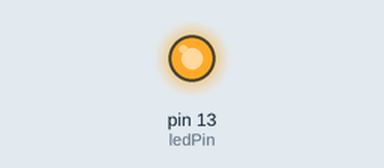
Simulated run of this sketch. Board: Arduino Uno, built with avr-gcc and run on an emulated ATmega328P. Parts: output pins drawn as LEDs (lit = HIGH). Random numbers use the default seed unless the sketch sets one.

Above: at 0.1 s.
At 38.2 s:
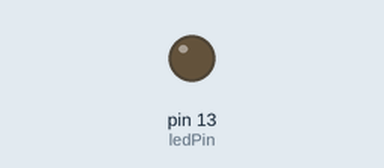
Timing chart, 0 to 39.7 s (numbered marks = the images above):
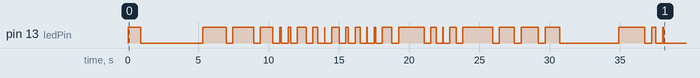

The sketch:

flicker.ino
```cpp
int ledPin = 13;

// Variables relevant to the battery
int battery = 255;
volatile boolean usingBattery = true;

// These are lookup tables for flickers
byte dipTable1[32];
int dipFrame1 = -1;
byte dipTable2[256];
int dipFrame2 = -1;

// These are used to keep timing
long frame = 0;
unsigned long lastMilli;

// These are lookup tables for blackout
volatile int blackoutFrame = 256;
byte boTable[256];

void blackout()
{
  blackoutFrame = -random(20);
}

void setup()
{
  // TODO: Take this out
  Serial.begin(9600);

  pinMode(ledPin, OUTPUT);

  // Set up the lookup tables for the flickers
  for (int i = 0; i < 32; ++i)
  {
    if (i < 16)
      dipTable1[i] = 255-i*15;
    else
      dipTable1[i] = 255-(32-i)*15;
  }
  for (int i = 0; i < 256; ++i)
  {
    if (i < 32)
      dipTable2[i] = 255-i*4;
    else if (i < 224)
      dipTable2[i] = 255-32*4;
    else
      dipTable2[i] = 255-(256-i)*4;
  }
  // Blackout flicker
  for (int i = 0; i < 256; ++i)
  {
    if (i < 8)
      boTable[i] = 255-i*16;
    else if (i < 24)
      boTable[i] = 255-(24-i)*4-64;
    else if (i < 32)
      boTable[i] = 255-64-(i-24)*23;
    else if (i < 256-24)
      boTable[i] = 0;
    else
      boTable[i] = 255-(256-i)*10;
  }

  lastMilli = millis();
}

void loop()
{
  if (millis() - lastMilli >= 15)
  {
    // This stuff does the flickering
    if (dipFrame1 < 0 && random(64) < 1)
      dipFrame1 = 0;
    if (dipFrame2 < 0 && random(256) < 1)
      dipFrame2 = 0;

    int brightness = 0;
    if (battery > 45)
      brightness = (battery + 255) / 2;
    else
      brightness = battery*3;

    if (dipFrame1 >= 0)
    {
      brightness *= dipTable1[dipFrame1];
      brightness /= 255;
      dipFrame1 += 1;

      if (dipFrame1 >= 32)
      {
        dipFrame1 = -1;
      }
    }
    if (dipFrame2 >= 0)
    {
      brightness *= dipTable2[dipFrame2];
      brightness /= 255;
      dipFrame2 += 1;

      if (dipFrame2 >= 256)
      {
        dipFrame2 = -1;
      }
    }

    if (blackoutFrame < 256)
    {
      if (blackoutFrame >= 0)
      {
        brightness *= boTable[blackoutFrame];
        brightness /= 255;
      }
      blackoutFrame += random(2);
    }

    if (usingBattery)
    {
      analogWrite(ledPin, brightness);
      if (frame % 120 == 0 && battery > 0)
      {
        battery -= 1;
        if (battery % 50 == 0)
        {
          // TODO: Transmit the battery level to master
        }
      }
    }
    else
    {
      analogWrite(ledPin, 0);
    }

    ++frame;
    lastMilli += 15;
  }
}


// TODO: Replace with actual receive byte
void serialEvent()
{
  while (Serial.available())
  {
    char inChar = (char)Serial.read();
    if (inChar == 'b')
      blackout();
  }
}
```

Measured:
- by itself, pin 13 (ledPin): LOW → HIGH at 0.02 s, → LOW 0.88 s later, → HIGH 4.4 s later, → LOW 1.7 s later, … (52 changes in this stretch)
